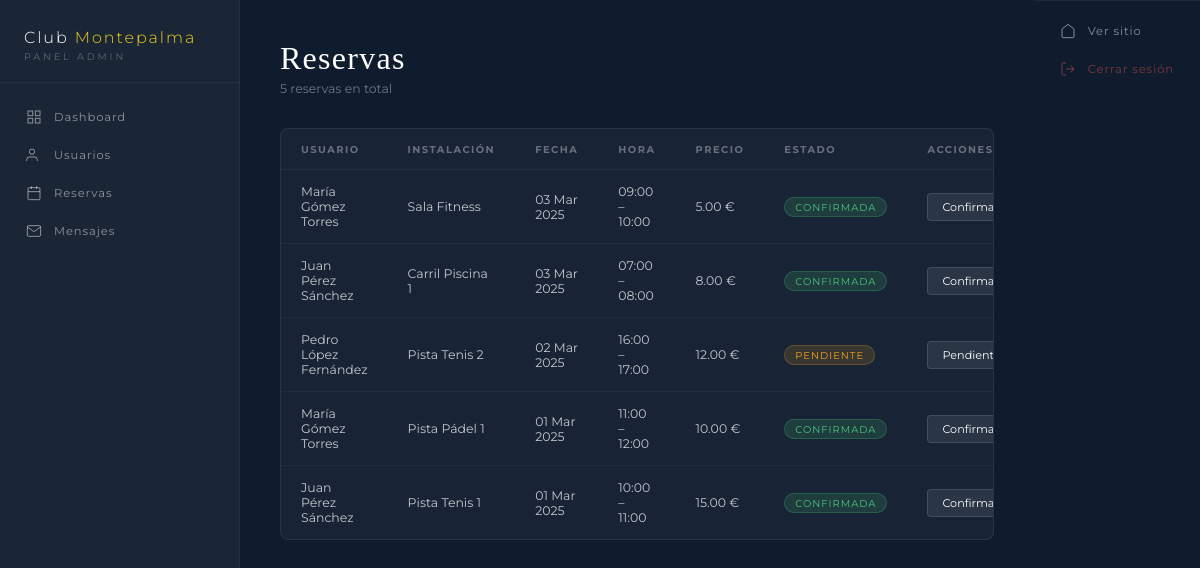
/admin/reservas.php (signed in), run on the app's committed database.
### tables this page shows
CREATE TABLE reservas (
    id_reserva     INT AUTO_INCREMENT PRIMARY KEY,
    id_usuario     INT NOT NULL,
    id_instalacion INT NOT NULL,
    fecha          DATE NOT NULL,
    hora_inicio    TIME NOT NULL,
    hora_fin       TIME NOT NULL,
    estado         ENUM('pendiente', 'confirmada', 'cancelada') DEFAULT 'pendiente',
    precio_total   DECIMAL(6,2),
    notas          TEXT,
    fecha_creacion DATETIME DEFAULT CURRENT_TIMESTAMP,
    FOREIGN KEY (id_usuario)     REFERENCES usuarios(id_usuario),
    FOREIGN KEY (id_instalacion) REFERENCES instalaciones(id_instalacion),
     
    UNIQUE KEY no_overlap (id_instalacion, fecha, hora_inicio)
);

CREATE TABLE usuarios (
    id_usuario     INT AUTO_INCREMENT PRIMARY KEY,
    email          VARCHAR(100) UNIQUE NOT NULL,
    password       VARCHAR(255) NOT NULL,
    nombre         VARCHAR(50) NOT NULL,
    apellidos      VARCHAR(100) NOT NULL,
    telefono       VARCHAR(15),
    rol            ENUM('admin', 'empleado', 'cliente') DEFAULT 'cliente',
    fecha_registro DATETIME DEFAULT CURRENT_TIMESTAMP,
    activo         BOOLEAN DEFAULT TRUE
);

CREATE TABLE instalaciones (
    id_instalacion INT AUTO_INCREMENT PRIMARY KEY,
    nombre         VARCHAR(50) NOT NULL,
    tipo           ENUM('tenis', 'padel', 'futbol', 'piscina', 'fitness') NOT NULL,
    descripcion    TEXT,
    precio_hora    DECIMAL(6,2) NOT NULL,
    aforo          INT DEFAULT 1,
    estado         ENUM('disponible', 'mantenimiento') DEFAULT 'disponible'
);

### admin/reservas.php (the view, shortened to what this page needs)
<?php
$pdo = getDB();
$reservas = $pdo->query('
    SELECT r.*, u.nombre, u.apellidos, i.nombre AS instalacion
    FROM reservas r
    JOIN usuarios u ON r.id_usuario = u.id_usuario
    JOIN instalaciones i ON r.id_instalacion = i.id_instalacion
    ORDER BY r.fecha DESC, r.hora_inicio DESC
')->fetchAll();
include __DIR__ . '/layout.php';
?>
<div class="admin-page-header">
    <h1>Reservas</h1>
    <p><?= count($reservas) ?> reservas en total</p>
</div>
<div class="admin-block">
    <div class="admin-table-wrap">
        <table class="admin-table">
            <thead><tr>
                <th>Usuario</th><th>Instalación</th><th>Fecha</th><th>Hora</th><th>Precio</th><th>Estado</th><th>Acciones</th>
            </tr></thead>
            <tbody>
            <?php foreach ($reservas as $r): ?>
            <tr>
                <td><?= htmlspecialchars($r['nombre'] . ' ' . $r['apellidos']) ?></td>
                <td><?= htmlspecialchars($r['instalacion']) ?></td>
                <td><?= date('d M Y', strtotime($r['fecha'])) ?></td>
                <td><?= substr($r['hora_inicio'],0,5) ?> – <?= substr($r['hora_fin'],0,5) ?></td>
                <td><?= $r['precio_total'] ? number_format($r['precio_total'],2) . ' €' : '—' ?></td>
                <td><span class="perfil-badge perfil-badge--<?= $r['estado'] ?>"><?= ucfirst($r['estado']) ?></span></td>
                <td>
                    <form method="POST" style="display:inline">
                        <select name="estado" onchange="this.form.submit()" class="admin-select">
                            <?php foreach (['pendiente','confirmada','cancelada'] as $e): ?>
                            <option value="<?= $e ?>" <?= $r['estado'] === $e ? 'selected' : '' ?>><?= ucfirst($e) ?></option>
                            <?php endforeach; ?>
                        </select>
                    </form>
                </td>
            </tr>
            <?php endforeach; ?>
            </tbody>
        </table>
    </div>
</div>
<?php include __DIR__ . '/layout_end.php'; ?>

### admin/admin.css (style rules this page uses)
*, *::before, *::after { box-sizing: border-box; margin: 0; padding: 0; }
html { height: 100%; }
body.admin-body { display: flex; flex-direction: row; min-height: 100vh; background: #0f1c2e !important; color: rgba(255, 255, 255, .8); font-family: 'Montserrat', sans-serif; overflow-x: hidden; }
.admin-page-header { margin-bottom: 32px; }
.admin-page-header h1 { font-family: 'Cormorant Garamond', serif; font-size: 2rem; font-weight: 300; color: #ffffff; letter-spacing: 0.04em; }
.admin-page-header p { font-size: 0.78rem; color: rgba(255, 255, 255, .4); margin-top: 4px; }
.admin-block { background: rgba(255, 255, 255, .04); border: 1px solid rgba(255, 255, 255, .07); border-radius: 8px; overflow: hidden; margin-bottom: 24px; width: 100%; }
.admin-table-wrap { overflow-x: auto; width: 100%; }
.admin-table { width: 100%; border-collapse: collapse; font-size: 0.78rem; }
.admin-table th { text-align: left; font-size: 0.62rem; letter-spacing: 0.15em; text-transform: uppercase; color: rgba(255, 255, 255, .35); padding: 14px 20px; border-bottom: 1px solid rgba(255, 255, 255, .06); white-space: nowrap; }
.admin-table td { padding: 14px 20px; color: rgba(255, 255, 255, .75); border-bottom: 1px solid rgba(255, 255, 255, .04); vertical-align: middle; }
.admin-table tr:last-child td { border-bottom: none; }
.perfil-badge { display: inline-block; padding: 3px 10px; border-radius: 20px; font-size: 0.62rem; letter-spacing: 0.1em; text-transform: uppercase; }
.perfil-badge--confirmada { background: rgba(74, 199, 120, .15); color: #4ac778; border: 1px solid rgba(74, 199, 120, .25); }
.perfil-badge--pendiente { background: rgba(240, 160, 32, .15); color: #f0a020; border: 1px solid rgba(240, 160, 32, .25); }
.admin-select { background: rgba(255, 255, 255, .08); border: 1px solid rgba(255, 255, 255, .12); border-radius: 4px; color: #ffffff; font-family: 'Montserrat', sans-serif; font-size: 0.7rem; padding: 5px 10px; cursor: pointer; outline: none; }

### data on the page
reservas: id_usuario.apellidos "María Gómez Torres", id_instalacion.nombre "Sala Fitness", fecha "03 Mar 2025", hora_inicio "09:00", hora_fin "10:00", precio_total "5.00", estado "CONFIRMADA", estado "Confirmada"
reservas: id_usuario.apellidos "Juan Pérez Sánchez", id_instalacion.nombre "Carril Piscina 1", fecha "03 Mar 2025", hora_inicio "07:00", hora_fin "08:00", precio_total "8.00", estado "CONFIRMADA", estado "Confirmada"
reservas: id_usuario.apellidos "Pedro López Fernández", id_instalacion.nombre "Pista Tenis 2", fecha "02 Mar 2025", hora_inicio "16:00", hora_fin "17:00", precio_total "12.00", estado "PENDIENTE", estado "Pendiente"
reservas: id_usuario.apellidos "María Gómez Torres", id_instalacion.nombre "Pista Pádel 1", fecha "01 Mar 2025", hora_inicio "11:00", hora_fin "12:00", precio_total "10.00", estado "CONFIRMADA", estado "Confirmada"
reservas: id_usuario.apellidos "Juan Pérez Sánchez", id_instalacion.nombre "Pista Tenis 1", fecha "01 Mar 2025", hora_inicio "10:00", hora_fin "11:00", precio_total "15.00", estado "CONFIRMADA", estado "Confirmada"

### other printed values
count($reservas) "5"
